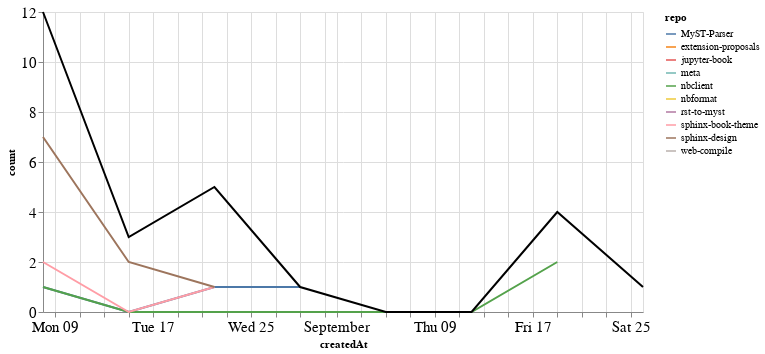

Notebook code cell kept with this figure:
### Markdown cell above
### PRs

### Code cell
prs_time = prs.groupby('repo').resample('W', on='createdAt').count()['author'].reset_index()
prs_time = prs_time.rename(columns={'author': 'count'})
prs_time_total = prs_time.groupby('createdAt').agg({"count": "sum"}).reset_index()

ch1 = alt.Chart(prs_time, width=600).mark_line().encode(
    x='createdAt',
    y='count',
    color='repo',
    tooltip="repo"
)

ch2 = alt.Chart(prs_time_total, width=600).mark_line(color="black").encode(
    x='createdAt',
    y='count',
)

ch1 + ch2

### Figure 1 — Vega-Lite specification as saved in the notebook (floating-point values rounded to 4 significant figures)
{"config": {"axisLeft": {"labelFontSize": 15}, "axisBottom": {"labelFontSize": 15}}, "layer": [{"data": {"name": "data-008e161e959f70be7019033fa5a3cd6f"}, "mark": "line", "encoding": {"color": {"type": "nominal", "field": "repo"}, "tooltip": {"type": "nominal", "field": "repo"}, "x": {"type": "temporal", "field": "createdAt"}, "y": {"type": "quantitative", "field": "count"}}, "width": 600}, {"data": {"name": "data-e93f5a210f54cd35ae969e2cbd511019"}, "mark": {"type": "line", "color": "black"}, "encoding": {"x": {"type": "temporal", "field": "createdAt"}, "y": {"type": "quantitative", "field": "count"}}, "width": 600}], "$schema": "https://vega.github.io/schema/vega-lite/v4.8.1.json", "datasets": {"data-008e161e959f70be7019033fa5a3cd6f": [{"repo": "MyST-Parser", "createdAt": "2021-08-08T00:00:00", "count": 1}, {"repo": "MyST-Parser", "createdAt": "2021-08-15T00:00:00", "count": 0}, {"repo": "MyST-Parser", "createdAt": "2021-08-22T00:00:00", "count": 1}, {"repo": "MyST-Parser", "createdAt": "2021-08-29T00:00:00", "count": 1}, {"repo": "extension-proposals", "createdAt": "2021-09-19T00:00:00", "count": 1}, {"repo": "jupyter-book", "createdAt": "2021-08-15T00:00:00", "count": 1}, {"repo": "meta", "createdAt": "2021-08-08T00:00:00", "count": 1}, {"repo": "nbclient", "createdAt": "2021-08-08T00:00:00", "count": 1}, {"repo": "nbclient", "createdAt": "2021-08-15T00:00:00", "count": 0}, {"repo": "nbclient", "createdAt": "2021-08-22T00:00:00", "count": 0}, {"repo": "nbclient", "createdAt": "2021-08-29T00:00:00", "count": 0}, {"repo": "nbclient", "createdAt": "2021-09-05T00:00:00", "count": 0}, {"repo": "nbclient", "createdAt": "2021-09-12T00:00:00", "count": 0}, {"repo": "nbclient", "createdAt": "2021-09-19T00:00:00", "count": 2}, {"repo": "nbformat", "createdAt": "2021-09-19T00:00:00", "count": 1}, {"repo": "rst-to-myst", "createdAt": "2021-08-22T00:00:00", "count": 2}, {"repo": "sphinx-book-theme", "createdAt": "2021-08-08T00:00:00", "count": 2}, {"repo": "sphinx-book-theme", "createdAt": "2021-08-15T00:00:00", "count": 0}, {"repo": "sphinx-book-theme", "createdAt": "2021-08-22T00:00:00", "count": 1}, {"repo": "sphinx-design", "createdAt": "2021-08-08T00:00:00", "count": 7}, {"repo": "sphinx-design", "createdAt": "2021-08-15T00:00:00", "count": 2}, {"repo": "sphinx-design", "createdAt": "2021-08-22T00:00:00", "count": 1}, {"repo": "web-compile", "createdAt": "2021-09-26T00:00:00", "count": 1}], "data-e93f5a210f54cd35ae969e2cbd511019": [{"createdAt": "2021-08-08T00:00:00", "count": 12}, {"createdAt": "2021-08-15T00:00:00", "count": 3}, {"createdAt": "2021-08-22T00:00:00", "count": 5}, {"createdAt": "2021-08-29T00:00:00", "count": 1}, {"createdAt": "2021-09-05T00:00:00", "count": 0}, {"createdAt": "2021-09-12T00:00:00", "count": 0}, {"createdAt": "2021-09-19T00:00:00", "count": 4}, {"createdAt": "2021-09-26T00:00:00", "count": 1}]}}
